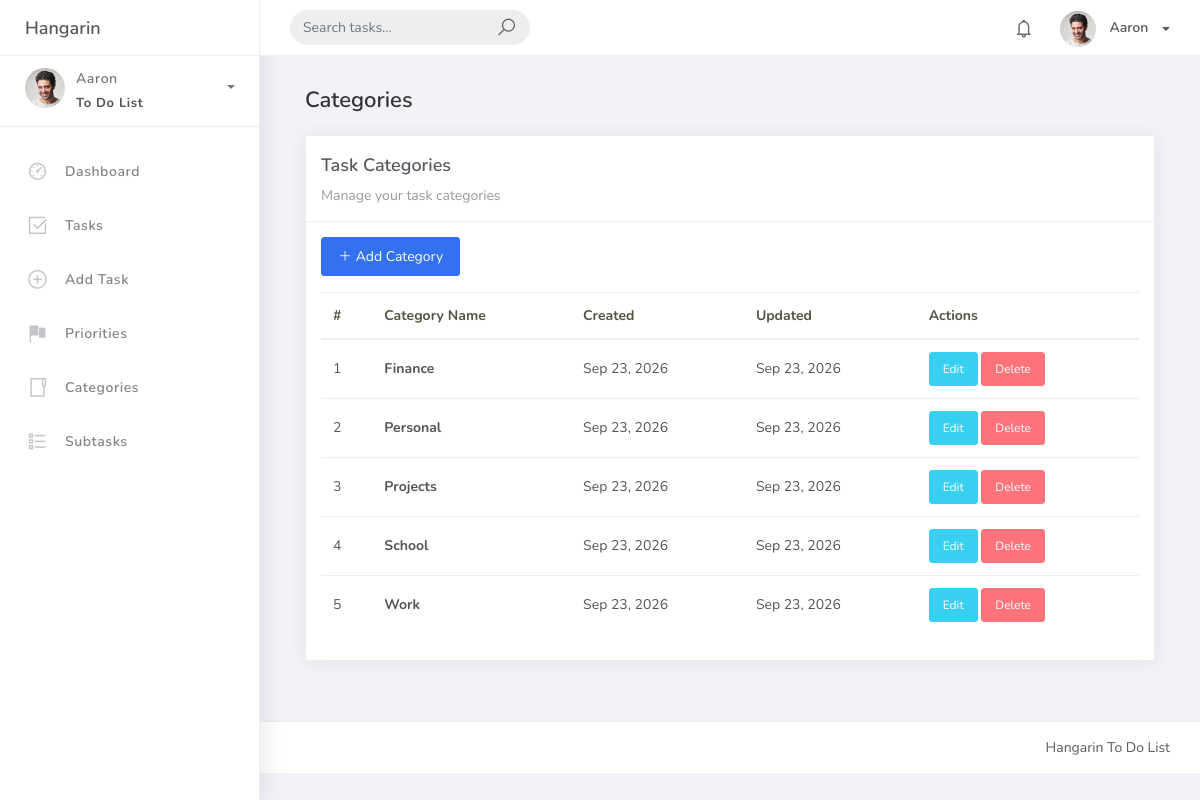
Page /categories/ (signed in) on the committed database.
### hangarin/models.py (models this page shows, shortened)
class BaseModel(models.Model):
    created_at = models.DateTimeField(auto_now_add=True, db_index=True)
    updated_at = models.DateTimeField(auto_now=True)
    class Meta:
        abstract = True

class Category(BaseModel):
    name = models.CharField(max_length=100)
    class Meta:
        verbose_name = "Category"
        verbose_name_plural = "Categories"

### hangarin/views.py (the view)
class CategoryList(LoginRequiredMixin, ListView):
    model = Category
    template_name = "category_list.html"
    context_object_name = "categories"
    paginate_by = 10
    login_url = "/accounts/login/"
    redirect_field_name = "next"
    def get_queryset(self):
        queryset = Category.objects.all().order_by("name")
        search = self.request.GET.get("q")
        if search:
            queryset = queryset.filter(
                name__icontains=search
            )
        return queryset

### templates/category_list.html (shortened to what this page needs)
{% extends "base.html" %}
{% block content %}
<div class="container-fluid">
    <div class="page-header">
        <h4 class="page-title">Categories</h4>
    </div>
    <div class="row">
        <div class="col-md-12">
            <div class="card">
                <div class="card-header">
                    <div class="card-title">
                        Task Categories
                    </div>
                    <div class="card-category">
                        Manage your task categories
                    </div>
                </div>
                <div class="card-body">
                    <div class="mb-3">
                        <a href="{% url 'category-add' %}" class="btn btn-primary">
                            <i class="la la-plus"></i>
                            Add Category
                        </a>
                    </div>
                    {% if object_list %}
                    <div class="table-responsive">
                        <table class="table table-hover">
                            <thead>
                                <tr>
                                    <th>#</th>
                                    <th>Category Name</th>
                                    <th>Created</th>
                                    <th>Updated</th>
                                    <th>Actions</th>
                                </tr>
                            </thead>
                            <tbody>
                                {% for category in object_list %}
                                <tr>
                                    <td>
                                        {{ forloop.counter }}
                                    </td>
                                    <td>
                                        <strong>{{ category.name }}</strong>
                                    </td>
                                    <td>
                                        {{ category.created_at|date:"M d, Y" }}
                                    </td>
                                    <td>
                                        {{ category.updated_at|date:"M d, Y" }}
                                    </td>
                                    <td>
                                        <a
                                            href="{% url 'category-update' category.pk %}"
                                            class="btn btn-sm btn-info"
                                        >
                                            Edit
                                        </a>
                                        <a
                                            href="{% url 'category-delete' category.pk %}"
                                            class="btn btn-sm btn-danger"
                                        >
                                            Delete
                                        </a>
                                    </td>
                                </tr>
                                {% endfor %}
                            </tbody>
                        </table>
                    </div>
                    {% endif %}
                </div>
            </div>
        </div>
    </div>
</div>
{% endblock %}

### templates/base.html (shortened to what this page needs)
{% load static %}
{% load pwa %}
<!DOCTYPE html>
<html lang="en">
<head>
    <link
        rel="stylesheet"
        href="{% static 'css/bootstrap.min.css' %}"
    >
    <link
        rel="stylesheet"
        href="{% static 'css/ready.css' %}"
    >
    <link
        rel="stylesheet"
        href="{% static 'css/demo.css' %}"
    >
</head>
<body>
<div class="wrapper">
    <div class="main-header">
        <div class="logo-header">
            <a href="{% url 'home' %}" class="logo">
                Hangarin
            </a>
        </div>
        <nav class="navbar navbar-header navbar-expand-lg">
            <div class="container-fluid">
                <form
                    class="navbar-left navbar-form nav-search mr-md-3"
                    method="get"
                    action="{% url 'task-list' %}"
                >
                    <div class="input-group">
                        <input
                            type="text"
                            name="q"
                            placeholder="Search tasks..."
                            class="form-control"
                        >
                        <div class="input-group-append">
                            <button
                                type="submit"
                                class="input-group-text"
                            >
                                <i class="la la-search search-icon"></i>
                            </button>
                        </div>
                    </div>
                </form>
                <ul class="navbar-nav topbar-nav ml-md-auto align-items-center">
                    <li class="nav-item dropdown hidden-caret">
                        <a
                            class="nav-link dropdown-toggle"
                            href="#"
                            id="navbarDropdownNotification"
                            role="button"
                            data-toggle="dropdown"
                            aria-haspopup="true"
                            aria-expanded="false"
                        >
                            <i class="la la-bell"></i>
                        </a>
                    </li>
                    <li class="nav-item dropdown">
                        <a
                            class="dropdown-toggle profile-pic"
                            data-toggle="dropdown"
                            href="#"
                            aria-expanded="false"
                        >
                            <img
                                src="{% static 'img/profile.jpg' %}"
                                alt="user-img"
                                width="36"
                                class="img-circle"
                            >
                            <span>
                                {% if user.is_authenticated %}
                                    {{ user.username }}
                                {% else %}
                                    Hangarin User
                                {% endif %}
                            </span>
                        </a>
                    </li>
                </ul>
            </div>
        </nav>
    </div>
    <div class="sidebar">
        <div
            class="scrollbar-inner sidebar-wrapper"
            id="sidebar"
        >
            <div class="user">
                <div class="photo">
                    <img
                        src="{% static 'img/profile.jpg' %}"
                        alt="profile"
                    >
                </div>
                <div class="info">
                    <a
                        class=""
                        data-toggle="collapse"
                        href="#collapseExample"
                        aria-expanded="true"
                    >
                        <span>
                            {% if user.is_authenticated %}
                                {{ user.username }}
                            {% else %}
                                Hangarin User
                            {% endif %}
                            <span class="user-level">
                                To Do List
                            </span>
                            <span class="caret"></span>
                        </span>
                    </a>
                </div>
            </div>
            <ul class="nav">
                <li class="nav-item">
                    <a href="{% url 'home' %}">
                        <i class="la la-dashboard"></i>
                        <p>
                            Dashboard
                        </p>
                    </a>
                </li>
                <li class="nav-item">
                    <a href="{% url 'task-list' %}">
                        <i class="la la-check-square"></i>
                        <p>
                            Tasks
                        </p>
                    </a>
                </li>
                <li class="nav-item">
                    <a href="{% url 'task-add' %}">
                        <i class="la la-plus-circle"></i>
                        <p>
                            Add Task
                        </p>
                    </a>
                </li>
                <li class="nav-item">
                    <a href="{% url 'priority-list' %}">
                        <i class="la la-flag"></i>
                        <p>
                            Priorities
                        </p>
                    </a>
                </li>
                <li class="nav-item">
                    <a href="{% url 'category-list' %}">
                        <i class="la la-folder"></i>
                        <p>
                            Categories
                        </p>
                    </a>
                </li>
                <li class="nav-item">
                    <a href="{% url 'subtask-list' %}">
                        <i class="la la-list"></i>
                        <p>
                            Subtasks
                        </p>
                    </a>
                </li>
            </ul>
        </div>
    </div>
    <div class="main-panel">
        <div class="content">
            <div class="container-fluid">
                {% block content %}
                {% endblock %}
            </div>
        </div>
        <footer class="footer">
            <div class="container-fluid">
                <div class="copyright ml-auto">
                    Hangarin To Do List
                </div>
            </div>
        </footer>
    </div>
</div>
</body>
</html>

### rows in the picture
Category: name "Finance", created_at "Sep 23, 2026", updated_at "Sep 23, 2026"
Category: name "Personal", created_at "Sep 23, 2026", updated_at "Sep 23, 2026"
Category: name "Projects", created_at "Sep 23, 2026", updated_at "Sep 23, 2026"
Category: name "School", created_at "Sep 23, 2026", updated_at "Sep 23, 2026"
Category: name "Work", created_at "Sep 23, 2026", updated_at "Sep 23, 2026"

### other values in the picture
{{ user.username }} "Aaron"
